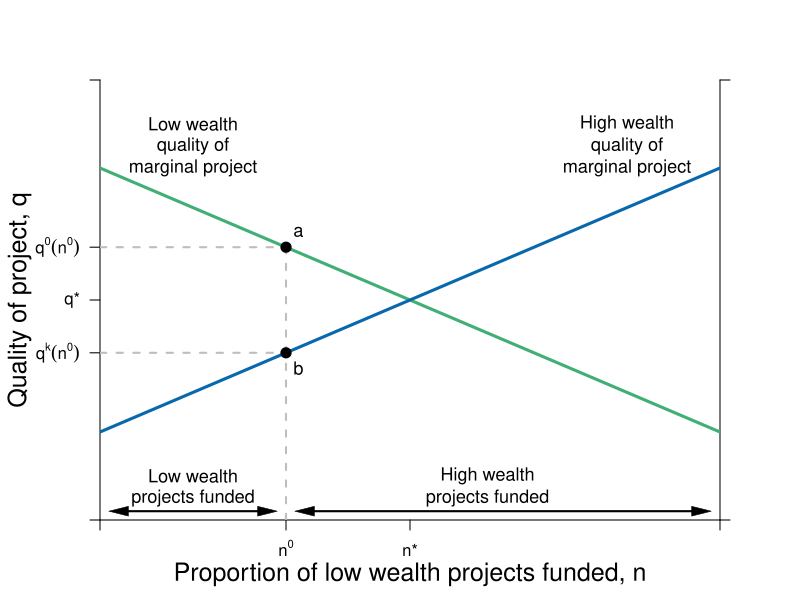

Reproduce this figure in R.
#Graph Designer: Simon Halliday
#Authors: Bowles, Foley and Halliday
#Title: Coordination, Conflict and Competition: A Text in Microeconomics

library(shape)
pdf(file = "credit/wealth_project_quality.pdf", width = 8, height = 6)

#Set parameters for graphics
axislabelsize <- 1.5
labelsize <- 1.1
graphlinewidth <- 3
segmentlinewidth <- 2

COL <- c("#7fc97f", "#beaed4", "#fdc086", "#ffff99", "#386cb0", "#f0027f", "#bf5b17", "#666666")
COLA <- c("#e0f3db", "#99d8c9","#66c2a4","#41ae76", "#238b45", "#005824")
COLB <- c("#c6dbef", "#4eb3d3", "#2b8cbe", "#0868ac","#084081")

#Edited the margins to cater for the larger LHS labels
par(mar =  c(4, 5, 4, 4))

LWealthQ <- function(n, int = 8, slope = 6) {
  int - slope*n
}

HWealthQ <- function(n, int = 2, slope = 6) {
  int + slope*n
}

xlims <- c(0, 1)
ylims <- c(0, 10)

npts <- 501 
d1 <- seq(xlims[1], xlims[2], length.out = npts)
f1 <- seq(ylims[1], ylims[2], length.out = npts) 
a <- c(0.0625)

plot(0, 0, xlim = xlims, ylim = ylims, type = "n",
     xlab = expression(paste("")),
     ylab = expression(paste("")), 
     xaxt = "n", 
     yaxt = "n", 
     cex.lab = axislabelsize, 
     bty = "n", 
     xaxs="i", 
     yaxs="i"
)


# ticksy <- seq(from = 0, to = ylims[2], by = 0.1)
# ylabels <- seq(from = 0, to = ylims[2], by = 0.1)
# ticksx <- seq(from = 0, to = xlims[2], by = 0.1)
# xlabels <- seq(from = 0, to = xlims[2], by = 0.1)
ticksy <- c(ylims[1], HWealthQ(n = 0.3), 5, LWealthQ(n = 0.3), ylims[2])
ylabels <- c(NA, expression(paste(q^k*(n^0))), expression(paste(q,"*")), expression(paste(q^0*(n^0))), NA)
ticksx <- c(xlims[1], 0.3, 0.5, xlims[2])
xlabels <- c(NA, expression(paste(n^{0})),expression(paste(n,"*")), NA)
ticksy2 <- c(ylims[1], ylims[2])
ylabels2 <- c(NA, NA)

axis(1, at = ticksx, pos = 0, labels = xlabels)
axis(2, at = ticksy, pos = 0, labels = ylabels, las = 1)
axis(4, at = ticksy2, pos = 1, labels = ylabels2, las = 1)

npts <- 503 
xx1 <- seq(xlims[1], xlims[2], length.out = npts)

#Draw the graphs
lines(xx1, LWealthQ(xx1), col = COLA[4], lwd = graphlinewidth)
lines(xx1, HWealthQ(xx1), col = COLB[4], lwd = graphlinewidth)
#lines(xx1, brfFn(xx1), col = COLA[4], lwd = graphlinewidth)
#lines(xx1, isoreturnFn(xx1, pi = 0.35), col = COLB[4], lwd = graphlinewidth)
#lines(xx1, isoreturnFn(xx1, pi = 0.375), col = COLB[4], lwd = graphlinewidth)
#lines(xx1, isoreturnFn(xx1, pi = 0.5), col = COLB[4], lwd = graphlinewidth)


#Axis labels
mtext(expression(paste("Proportion of low wealth projects funded, ", n)), side = 1, line = 2.5, cex = axislabelsize)
text(-0.13, 0.5*(ylims[2]), expression(paste("Quality of project, ", q)), xpd = TRUE, cex = axislabelsize, srt = 90) 


segments(0.3, 0, 0.3, LWealthQ(n = 0.3), lty = 2, col = "gray" , lwd = segmentlinewidth)
segments(0, LWealthQ(n = 0.3), 0.3, LWealthQ(n = 0.3), lty = 2, col = "gray" , lwd = segmentlinewidth)
points(0.3, LWealthQ(n = 0.3), pch = 16, col = "black", cex = 1.5)
text(0.3 + 0.02, LWealthQ(n = 0.3) + 0.35, expression(paste(a)), cex = labelsize)
segments(0, HWealthQ(n = 0.3), 0.3, HWealthQ(n = 0.3), lty = 2, col = "gray" , lwd = segmentlinewidth)
points(0.3, HWealthQ(n = 0.3), pch = 16, col = "black", cex = 1.5)
text(0.3 + 0.02, HWealthQ(n = 0.3) - 0.35, expression(paste(b)), cex = labelsize)

# 
# 
# 
# segments(1.5, 0, 1.5, brfFn(delta = 1.5, k = 0.666), lty = 2, col = "gray" , lwd = segmentlinewidth)
# points(1.5, brfFn(1.5, k = 0.666), pch = 16, col = "black", cex = 1.5)
# text(1.5 + 0.04, brfFn(1.5, k = 0.666) - 0.03, expression(paste(b)), cex = labelsize)
# 
# segments(1, 0, 1, brfFn(delta = 1, k = 0.5), lty = 2, col = "gray" , lwd = segmentlinewidth)
# points(1, brfFn(1, k = 0.5), pch = 16, col = "black", cex = 1.5)
# text(1, brfFn(1, k = 0.5) + 0.04, expression(paste(n)), cex = labelsize)
# 
# segments(0.64, 0, 0.64, brfFn(delta = 0.64, k = 0.666), lty = 2, col = "gray" , lwd = segmentlinewidth)
# points(0.64, brfFn(0.64, k = 0.666), pch = 16, col = "black", cex = 1.5)
# text(0.64 + 0.04, brfFn(0.64, k = 0.666) - 0.03, expression(paste(a)), cex = labelsize)


# 
# segments(8, 0, 8,indiffA(x = 8)  , lty = 2, col = "gray" , lwd = segmentlinewidth)
# segments(0, indiffA(x = 8) , 8,indiffA(x = 8)  , lty = 2, col = "gray" , lwd = segmentlinewidth)

#Annotate points (4,4),(2,8),(8,2) on feasibility frontier


# text(0.375+0.02, 0.6+0.03, expression(paste(b)), cex = labelsize)
# points(0.375, 0.6, pch = 16, col = "black", cex = 1.5)

#text(0.3, 1.01, expression(paste("Iso-expected income curves")), cex = labelsize)
#text(0.3, 0.95, expression(paste(y[1] == y^L)), cex = labelsize)
#text(0.3, 0.87, expression(paste(y == y^{NE})), cex = labelsize)
#text(0.3, 0.77, expression(paste(y[3] == y^H)), cex = labelsize)

# text(0.61, 0.98, expression(paste("Excluded borrower's BRF")), cex = labelsize)
# text(0.58, 0.93, expression(paste(f(delta, k < k^0))), cex = labelsize)
# 
# text(1.55, 0.98, expression(paste("Marginal borrower's BRF")), cex = labelsize)
# text(1.48, 0.93, expression(paste(f(delta, k == k^0))), cex = labelsize)
# 
# 
# text(1.75, 0.5, expression(paste("BRF for borrower")), cex = labelsize)
# text(1.75, 0.45, expression(paste("with more than")), cex = labelsize)
# text(1.75, 0.4, expression(paste("miniqm collateral")), cex = labelsize)
# text(1.75, 0.35, expression(paste(f(delta, k > k^0))), cex = labelsize)
# Arrows(1.75, 0.53, 1.75, 0.77, col = "black", lty = 1, lwd = 2, arr.type = "triangle", arr.lwd = 0.5)
# 
# text(0.8, 0.43, expression(paste(pi > 1 + rho)), cex = labelsize)
# 
# text(0.3, 0.35, expression(paste("Zero profit")), cex = labelsize)
# text(0.3, 0.3, expression(paste("condition")), cex = labelsize)
# text(0.3, 0.35, expression(paste(pi == 1 + rho)), cex = labelsize)

#text(0.62, 0.9, expression(paste(f == frac(1,2) + frac(delta, 2*q))), cex = labelsize)

# text(0.62, 0.4, expression(paste("A's participation")), cex = labelsize)
# text(0.62, 0.35, expression(paste("constraint")), cex = labelsize)
# text(0.62, 0.35, expression(paste(f == frac(delta, q))), cex = labelsize)



# text(0.88, 0.6, expression(paste("P's iso-profit curve")), cex = labelsize)
# text(0.88, 0.55, expression(paste(pi == pi^{NE})), cex = labelsize)
# Arrows(0.88, 0.63, 0.88, 0.82, col = "black", lty = 1, lwd = 2, arr.type = "triangle", arr.lwd = 0.5)

# text(0.3, 0.15, expression(paste("Pareto-improving")), cex = labelsize)
text(0.15, 1, expression(paste("Low wealth")), cex = labelsize)
text(0.15, 0.5, expression(paste("projects funded")), cex = labelsize)
Arrows(0.03, 0.2, 0.27, 0.2, col = "black", code = 3, lty = 1, lwd = 2, arr.type = "triangle", arr.lwd = 0.5)

text(0.625, 1, expression(paste("High wealth")), cex = labelsize)
text(0.625, 0.5, expression(paste("projects funded")), cex = labelsize)
Arrows(0.33, 0.2, 0.97, 0.2, col = "black", code = 3, lty = 1, lwd = 2, arr.type = "triangle", arr.lwd = 0.5)

text(0.15, 9, expression(paste("Low wealth")), cex = labelsize)
text(0.15, 8.5, expression(paste("quality of")), cex = labelsize)
text(0.15, 8, expression(paste("marginal project")), cex = labelsize)


text(0.85, 9, expression(paste("High wealth")), cex = labelsize)
text(0.85, 8.5, expression(paste("quality of")), cex = labelsize)
text(0.85, 8, expression(paste("marginal project")), cex = labelsize)


dev.off()
